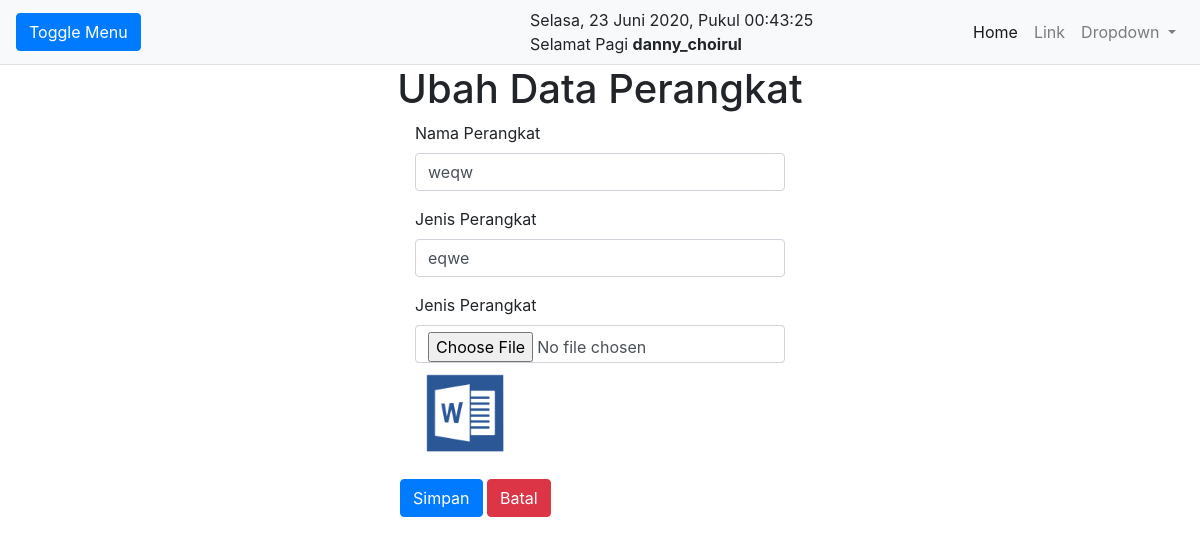
/perangkat/ubah.php?id_perangkat=7 (signed in), run on the app's committed database.
### tables this page shows
CREATE TABLE `perangkat`  (
  `id_perangkat` int(5) NOT NULL AUTO_INCREMENT,
  `nama_perangkat` varchar(50) NOT NULL,
  `jenis_perangkat` varchar(50) NOT NULL,
  `gambar_perangkat` varchar(255) NOT NULL,
  PRIMARY KEY (`id_perangkat`) USING BTREE
);

### koneksi.php (called while the page is built)
<?php
$conn = mysqli_connect("localhost", "root", "", "data");
function query($query)
{
    global $conn;
    $result = mysqli_query($conn, $query);
    $rows = [];
    while ($row = mysqli_fetch_assoc($result)) {
        $rows[] = $row;
    }
    return $rows;
}

### perangkat/ubah.php (the view, shortened to what this page needs)
<?php
include "../header.php";
$id_perangkat = $_GET["id_perangkat"];
$perangkat = query("SELECT * FROM perangkat WHERE id_perangkat = $id_perangkat ")[0];
?>
<h1 style="text-align: center;">Ubah Data Perangkat</h1>
<form action="" method="post" enctype="multipart/form-data">
    <div class="form-group col-md-4 offset-4">
        <label for="nama_perangkat">Nama Perangkat</label>
        <input type="text" class="form-control" id="nama_perangkat" name="nama_perangkat" value="<?= $perangkat["nama_perangkat"]; ?>" required>
    </div>
    <div class="form-group col-md-4 offset-4">
        <label for="jenis_perangkat">Jenis Perangkat</label>
        <input type="text" class="form-control" id="jenis_perangkat" name="jenis_perangkat" value="<?= $perangkat["jenis_perangkat"]; ?>" required>
    </div>
    <div class="form-group col-md-4 offset-4">
        <label for="gambar_perangkat">Jenis Perangkat</label>
        <input class="form-control" id="gambar_perangkat" name="gambar_perangkat" type="file">
        <img src="../img/<?= $perangkat["gambar_perangkat"]; ?>" width="100"><br>
    </div>
    <div class="offset-4">
        <button type="submit" name="submit" class="btn btn-primary">Simpan</button>
        <a class="btn btn-danger" href="index.php" role="button">Batal</a>
    </div>
</form>
<?php
include "../footer.php";
?>

### assets/css/simple-sidebar.css (style rules this page uses)
body { overflow-x: hidden; }

### data on the page
perangkat: nama_perangkat "weqw", jenis_perangkat "eqwe", gambar_perangkat (picture)

### other printed values
$nama "danny_choirul"
